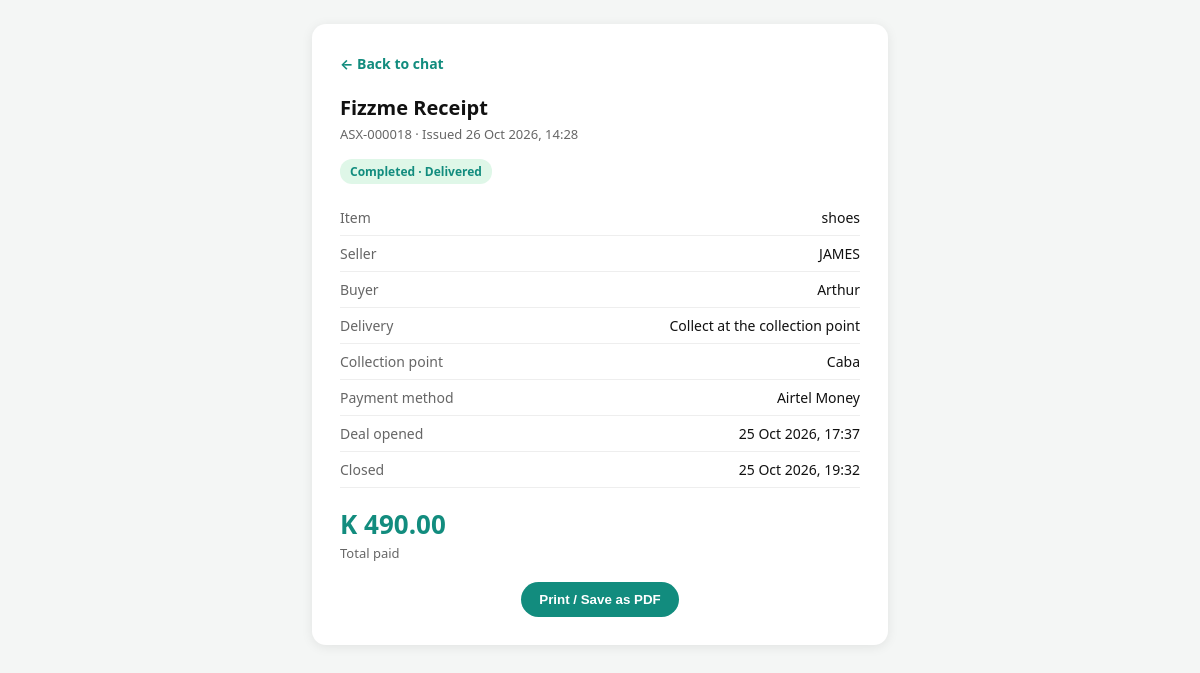
Screenshot of /deals/18/receipt/ (signed in) with the database file from the repository.
### chat/models.py (models this page shows, shortened)
class Deal(models.Model):
    status = models.ForeignKey('UserStatus', on_delete=models.CASCADE, related_name='deals')
    buyer  = models.ForeignKey(settings.AUTH_USER_MODEL, on_delete=models.CASCADE, related_name='deals_as_buyer')
    seller = models.ForeignKey(settings.AUTH_USER_MODEL, on_delete=models.CASCADE, related_name='deals_as_seller')
    offer  = models.ForeignKey(Offer, null=True, blank=True, on_delete=models.SET_NULL, related_name='deal')
    final_price = models.DecimalField(max_digits=10, decimal_places=2)
    collection_point_snapshot = models.CharField(max_length=255, blank=True)
    buyer_confirmed     = models.BooleanField(default=False)
    buyer_confirmed_at  = models.DateTimeField(null=True, blank=True)
    seller_confirmed    = models.BooleanField(default=False)
    seller_confirmed_at = models.DateTimeField(null=True, blank=True)
    payment_method = models.CharField(max_length=50, blank=True, null=True)
    delivery_address = models.TextField(blank=True, null=True)
    delivery_instructions = models.TextField(blank=True, null=True)
    payment_account   = models.CharField(max_length=100, blank=True)
    payment_reference = models.CharField(max_length=100, blank=True)
    payment_instructions = models.TextField(blank=True, default='')
    payment_proof = models.CharField(max_length=255, blank=True, default='')
    payment_proof_at = models.DateTimeField(null=True, blank=True)
    state = models.CharField(max_length=25, choices=DEAL_STATE_CHOICES, default='pending_confirmation')
    created_at = models.DateTimeField(auto_now_add=True)
    updated_at = models.DateTimeField(auto_now=True)
    class Meta:
        ordering = ['-created_at']

class UserStatus(models.Model):
    user        = models.ForeignKey(settings.AUTH_USER_MODEL, on_delete=models.CASCADE, related_name='statuses')
    category    = models.ForeignKey(StatusCategory, on_delete=models.SET_NULL, null=True, related_name='statuses')
    media       = CloudinaryField('status_media', resource_type='auto')
    market_link = models.URLField(max_length=500, blank=True, null=True)
    caption     = models.CharField(max_length=255, blank=True, null=True)
    created_at  = models.DateTimeField(auto_now_add=True)
    is_commercial     = models.BooleanField(default=False, db_index=True)
    price             = models.DecimalField(max_digits=10, decimal_places=2, null=True, blank=True)
    is_negotiable     = models.BooleanField(default=False)
    availability      = models.CharField(max_length=20, choices=AVAILABILITY_CHOICES, default='available', blank=True)
    product_category  = models.CharField(max_length=20, choices=PRODUCT_CATEGORY_CHOICES, blank=True, db_index=True)
    custom_tag        = models.CharField(max_length=50, blank=True)
    collection_point  = models.CharField(max_length=255, blank=True)
    quantity          = models.PositiveIntegerField(default=1, help_text="Number of items in stock")
    expires_at = models.DateTimeField(
        null=True, blank=True,
        help_text="Overrides the default 24-hour window when set."
    )
    bumped_at  = models.DateTimeField(
        null=True, blank=True,
        help_text="Last time this listing was bumped to the top."
    )
    bump_count = models.PositiveSmallIntegerField(default=0)

class CustomUser(AbstractUser):
    username = models.CharField(
        max_length=150,
        unique=True,
        validators=[RegexValidator(
            regex=r'^[a-zA-Z0-9_ ]*$',
            message='Username can only contain letters, digits, spaces, and underscores.'
        )],
    )
    phone_number = PhoneNumberField(unique=True, region="US", blank=False, null=False)
    public_key   = models.TextField(blank=True, null=True)
    last_seen = models.DateTimeField(null=True, blank=True)
    USERNAME_FIELD  = 'username'
    REQUIRED_FIELDS = ['phone_number']

class DeliveryTracking(models.Model):
    delivery_method = models.CharField(max_length=20, blank=True, default='')
    """
    One row per deal — tracks where in the fulfilment process it is.
    Created automatically when a deal transitions to 'completed'.
    Both parties can advance the stage; only buyer can release payment.
    """
    deal  = models.OneToOneField(
        'Deal', on_delete=models.CASCADE, related_name='delivery_tracking'
    )
    stage = models.CharField(
        max_length=25, choices=DELIVERY_STAGE_CHOICES, default='order_placed'
    )
    notes = models.TextField(blank=True)  # optional stage-change note
    seller_confirmed_at  = models.DateTimeField(null=True, blank=True)
    in_transit_at        = models.DateTimeField(null=True, blank=True)
    delivered_at         = models.DateTimeField(null=True, blank=True)
    payment_released_at  = models.DateTimeField(null=True, blank=True)
    disputed_at          = models.DateTimeField(null=True, blank=True)
    created_at = models.DateTimeField(auto_now_add=True)
    updated_at = models.DateTimeField(auto_now=True)
    class Meta:
        ordering = ['-created_at']

### chat/views/views_delivery.py (the view)
@login_required
@never_cache
def deal_receipt(request, deal_id):
    from .views_commerce import _METHOD_LABELS
    try:
        deal = Deal.objects.select_related("buyer", "seller", "status").get(pk=deal_id)
    except Deal.DoesNotExist:
        raise Http404("Deal not found")
    if request.user not in (deal.buyer, deal.seller):
        return HttpResponse("Not a participant in this deal.", status=403)
    if deal.state != "completed":
        return HttpResponse("The receipt is available once payment is complete.", status=400)
    tracker = DeliveryTracking.objects.filter(deal=deal).first()
    method = tracker.delivery_method if tracker else ""
    return render(request, "deal_receipt.html", {
        "deal": deal,
        "tracker": tracker,
        "receipt_no": f"ASX-{deal.pk:06d}",
        "issued": now(),
        "closed": bool(tracker and tracker.stage in ("delivered", "payment_released")),
        "method_label": _METHODS.get(method, "Not chosen yet"),
        "payment_label": _METHOD_LABELS.get(deal.payment_method, deal.payment_method) or "—",
    })

### chat/context_processors.py (called while the page is built)
def vapid_key(request):
    return {'VAPID_PUBLIC_KEY_JS': getattr(settings, 'VAPID_PUBLIC_KEY', '')}

### templates/deal_receipt.html (shortened to what this page needs)
<!DOCTYPE html>
<html lang="en">
<head>
</head>
<body>
<div class="card">
  <div style="margin-bottom: 20px;">
    <a href="javascript:history.back()" style="color: #128c7e; text-decoration: none; font-weight: bold; font-size: 14px;">← Back to chat</a>
  </div>
  <h1>Fizzme Receipt</h1>
  <div class="muted">{{ receipt_no }} · Issued {{ issued|date:"d M Y, H:i" }}</div>
  <p><span class="status {% if not closed %}open{% endif %}">{% if closed %}Completed · Delivered{% else %}Paid · Awaiting delivery{% endif %}</span></p>
  <div class="row"><span>Item</span><span>{{ deal.status.caption|default:"Listing" }}</span></div>
  <div class="row"><span>Seller</span><span>{{ deal.seller.username }}</span></div>
  <div class="row"><span>Buyer</span><span>{{ deal.buyer.username }}</span></div>
  <div class="row"><span>Delivery</span><span>{{ method_label }}</span></div>
  {% if deal.collection_point_snapshot %}<div class="row"><span>Collection point</span><span>{{ deal.collection_point_snapshot }}</span></div>{% endif %}
  <div class="row"><span>Payment method</span><span>{{ payment_label }}</span></div>
  <div class="row"><span>Deal opened</span><span>{{ deal.created_at|date:"d M Y, H:i" }}</span></div>
  {% if tracker.payment_released_at %}<div class="row"><span>Closed</span><span>{{ tracker.payment_released_at|date:"d M Y, H:i" }}</span></div>{% endif %}
  <div class="total">K {{ deal.final_price }}</div>
  <div class="muted">Total paid</div>
  <div class="actions"><button onclick="window.print()">Print / Save as PDF</button></div>
</div>
</body>
</html>

### templates/deal_receipt.html (style rules this page uses)
body { font-family:system-ui,-apple-system,Segoe UI,Roboto,sans-serif;background:#f4f6f5;margin:0;padding:24px;color:#111 }
.card { max-width:520px;margin:0 auto;background:#fff;border-radius:14px;padding:28px;box-shadow:0 2px 12px rgba(0,0,0,.08) }
h1 { font-size:20px;margin:0 0 4px }
.muted { color:#666;font-size:13px }
.row { display:flex;justify-content:space-between;gap:16px;padding:8px 0;border-bottom:1px solid #eee;font-size:14px }
.row span:first-child { color:#666 }
.total { font-size:26px;font-weight:800;color:#128c7e;margin:18px 0 2px }
.status { display:inline-block;padding:4px 10px;border-radius:12px;font-size:12px;font-weight:700;background:#dff7e8;color:#128c7e }
.actions { margin-top:20px;text-align:center }
button { padding:10px 18px;border:0;border-radius:20px;background:#128c7e;color:#fff;font-weight:700;cursor:pointer }

### rows the page displays
Deal: status.caption "shoes", seller.username "JAMES", buyer.username "Arthur", collection_point_snapshot "Caba", created_at "25 Oct 2026, 17:37", final_price "490.00"
DeliveryTracking: payment_released_at "25 Oct 2026, 19:32"

### other values shown
{{ receipt_no }} "ASX-000018"
{{ method_label }} "Collect at the collection point"
{{ payment_label }} "Airtel Money"
